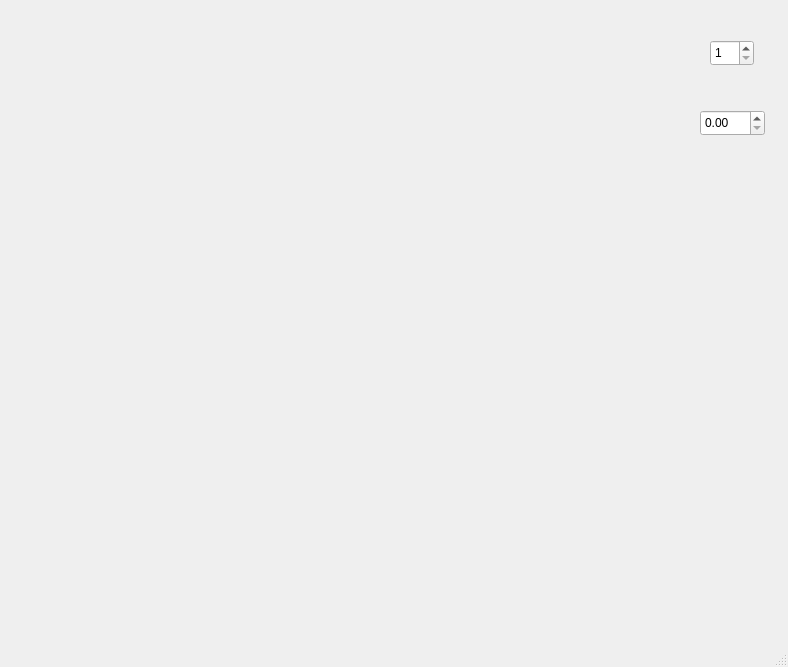
<?xml version="1.0" encoding="UTF-8"?>
<ui version="4.0">
 <class>MainWindow</class>
 <widget class="QMainWindow" name="MainWindow">
  <property name="geometry">
   <rect>
    <x>0</x>
    <y>0</y>
    <width>788</width>
    <height>667</height>
   </rect>
  </property>
  <property name="windowTitle">
   <string>Крыжановский, Кибардин 8303. Лаб 4</string>
  </property>
  <widget class="QWidget" name="centralwidget">
   <widget class="QWidget" name="gridLayoutWidget">
    <property name="geometry">
     <rect>
      <x>40</x>
      <y>40</y>
      <width>631</width>
      <height>521</height>
     </rect>
    </property>
    <layout class="QGridLayout" name="gridLayout"/>
   </widget>
   <widget class="QSpinBox" name="spinBox">
    <property name="geometry">
     <rect>
      <x>710</x>
      <y>40</y>
      <width>44</width>
      <height>26</height>
     </rect>
    </property>
    <property name="minimum">
     <number>1</number>
    </property>
    <property name="maximum">
     <number>5</number>
    </property>
   </widget>
   <widget class="QDoubleSpinBox" name="doubleSpinBox">
    <property name="geometry">
     <rect>
      <x>700</x>
      <y>110</y>
      <width>65</width>
      <height>26</height>
     </rect>
    </property>
    <property name="maximum">
     <double>360.000000000000000</double>
    </property>
   </widget>
  </widget>
  <widget class="QMenuBar" name="menubar">
   <property name="geometry">
    <rect>
     <x>0</x>
     <y>0</y>
     <width>788</width>
     <height>22</height>
    </rect>
   </property>
  </widget>
  <widget class="QStatusBar" name="statusbar"/>
 </widget>
 <resources/>
 <connections/>
</ui>
